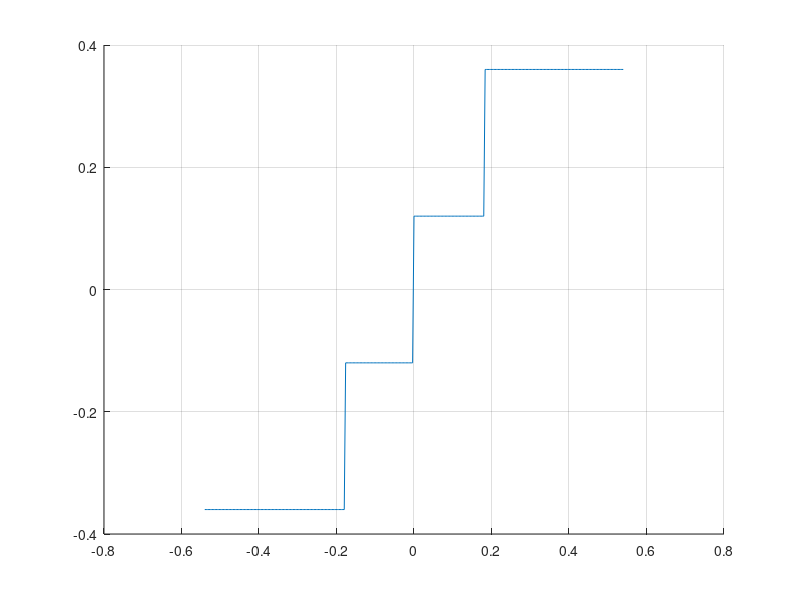

Write the MATLAB code that produced this figure. (Note: this script raises an error after producing the figure.)
% %%%%%%%%%%%%%%%%%%%%%%%%%%%%%%%%%%%%%%%%%%%%%%%%%%%%%%%%%%%%%%%%%%%%%%%%%
% Copyright 2023 Michael Koefinger
% 
% Licensed under the Apache License, Version 2.0 (the "License");
% you may not use this file except in compliance with the License.
% You may obtain a copy of the License at
% 
%     http://www.apache.org/licenses/LICENSE-2.0
% 
% Unless required by applicable law or agreed to in writing, software
% distributed under the License is distributed on an "AS IS" BASIS,
% WITHOUT WARRANTIES OR CONDITIONS OF ANY KIND, either express or implied.
% See the License for the specific language governing permissions and
% limitations under the License.
% %%%%%%%%%%%%%%%%%%%%%%%%%%%%%%%%%%%%%%%%%%%%%%%%%%%%%%%%%%%%%%%%%%%%%%%%%

%% Test Plot ADC TF
clear all; close all; clc;
addpath('../../../../python-deltasigma/delsig/')
addpath('../../utility/')
addpath('../')

%% M step mid rise quantizer [Schreier]
n = 2;
nlev = 2.^n;
M = nlev-1;
vref = 0.36;
Delta = vref/2;
VinMax = (M+1)*Delta/2;
outMax = M/2*Delta;
in = -1.5*vref:vref/100:1.5*vref;
index = uencode(in, n, vref, "unsigned");
% q_out = (single(index)-max(single(index))./2);
q_out = (single(index)-M./2);
q_out = q_out./M*2*vref;
% DeltaNorm = 2/M;
% inNorm = in/vref + 1; % normalize input and shift to pos values
% q = floor(inNorm/DeltaNorm).*DeltaNorm - 1; % quantize to integer mult of deltaNorm, shift back
% q_out = sign(in).*min(abs(q),1);
% index = round((q_out+1)/DeltaNorm);
figure;
% plot(in, q_out);
hold on;
% plot(in,index);
plot(in, q_out);
grid on;



%% Test mbq()
clear all; close all; clc;
vref = 0.75;
% nlev = 2.^2;
nlev = 3;
% in = -vref:vref/100:vref;
fin = 18;
fs = 2.^16;
fres = 1/8;
N = floor(fs/fres);
in = vref.*sin(2*pi*(fin/fs)*[1:N]);
[out, thermo] = mbq(in, nlev, vref);
out4 = ds_quantize((nlev-1)*in/vref,nlev);
thermo4 = (out4+(nlev-1))/2;
 
figure;
plot(in,out)
hold on;
plot(in,out4)
title('mbq() Test - Sine Input - Vector')
grid on;
figure;
plot(in, thermo)
hold on;
plot(in, thermo4)
title('mbq() Test - Sine Input - Thermocode - Vector')
grid on;

out2 = zeros(1,length(in));
out3 = out2;
thermo2 = out2;
for i=1:length(in)
    [out2(i), thermo2(i)] = mbq(in(i), nlev, vref);
    out3(i) = ds_quantize((nlev-1)*in(i)/vref, nlev);
end

figure;
plot(in,out2)
hold on;
plot(in,out3)
grid on;
title('mbq() Test - Sine Input - Elementwise')
figure;
plot(in, thermo2)
grid on;
title('mbq() Test - Sine Input - Elementwise')
%% Test ADC - DAC combo
elements = ones(1,nlev-1);
out_dac = zeros(1,length(thermo));
ptr=1;
for i=1:length(thermo)
    [tmp, ptrNew] = thermoDAC_DWA(thermo(i), elements, nlev, ptr);
    out_dac(i) = vref.*tmp;
    ptr = ptrNew;
end
figure;
plot(in, out_dac);
hold on;
% plot(in, out);
% plot(in, in-out_dac)
title('ADC-DAC Cascade TF')
grid on;
